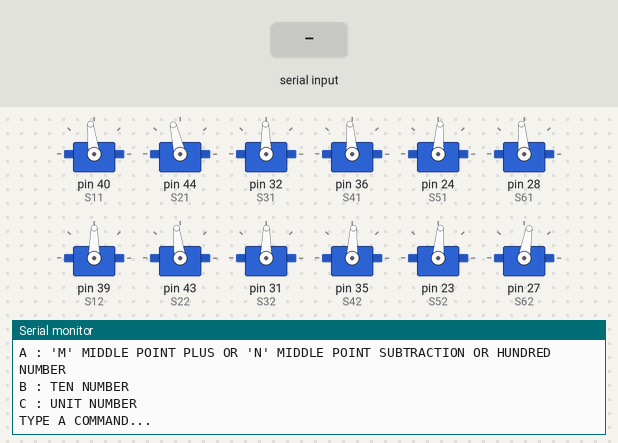
The sketch below on a simulated Arduino Mega 2560, built with avr-gcc and run on an emulated ATmega2560. Shown: 12 × servo, the last lines printed to the serial monitor. Inputs (shaded band) come from the test bench.

Above: at 1.2 s.
1.3 s: "30,150\n" received over Serial
At 1.7 s:
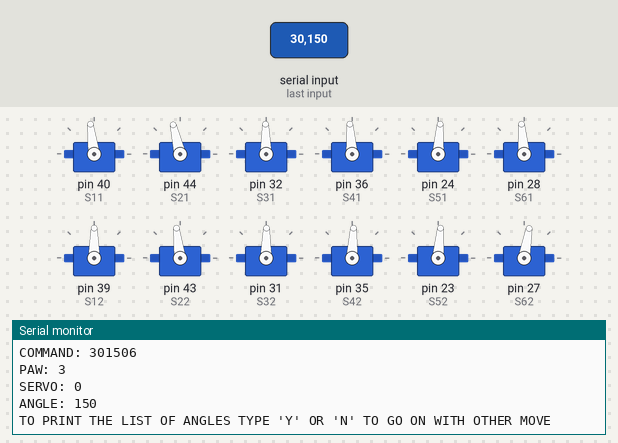
2.8 s: "Y90\n" received over Serial
At 4.05 s:
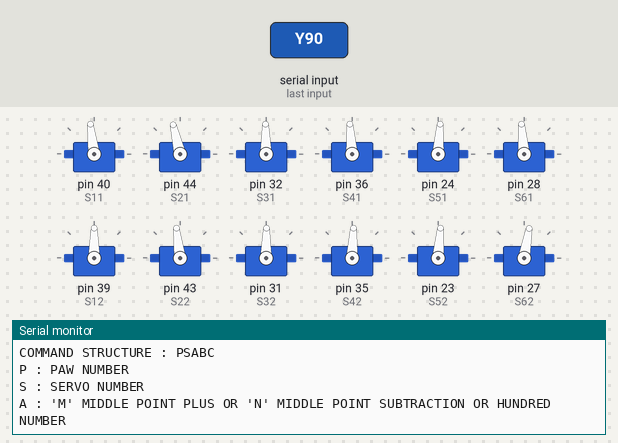
4.3 s: "Y,45\n" received over Serial
At 5.5 s:
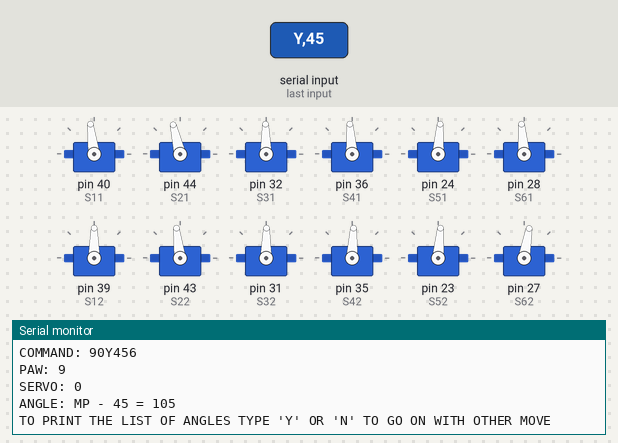
Timing chart, 0 to 7.3 s (numbered marks = the images above; inputs shaded):
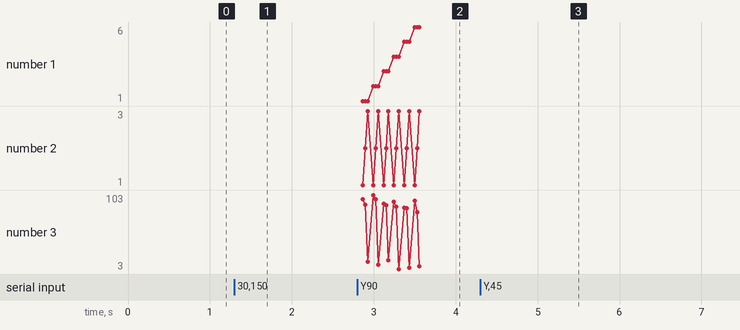

The sketch:

move_creator.ino
```cpp
//LIBRARIES
#include <Servo.h>

//GLOBAL VARIABLES
char input_console;
int string_cursor = 0;
int paw_selected;
int servo_selected;
int Angle;
int centinela;
int aux;
String aux2 = "";
void Sniffer();
void PrintList();
int CharParser(char in);
void CommandParser(int paw, int servo, int angle);

//PAW1            //PAW2            //PAW3            //PAW4            //PAW5            //PAW6
int mpS11 = 94;   int mpS21 = 104;  int mpS31 = 93;   int mpS41 = 94;   int mpS51 = 85;   int mpS61 = 100;
int mpS12 = 102;  int mpS22 = 109;  int mpS32 = 101;  int mpS42 = 100;  int mpS52 = 99;   int mpS62 = 90;
int mpS13 = 94;   int mpS23 = 93;   int mpS33 = 98;   int mpS43 = 89;   int mpS53 = 90;   int mpS63 = 90;
int s11i = 97;    int s21i = 103;   int s31i = 91;    int s41i = 94;    int s51i = 86;    int s61i = 95;
int s12i = 90;    int s22i = 97;    int s32i = 89;    int s42i = 87;    int s52i = 85;    int s62i = 80;
int s13i = 13;    int s23i = 9;     int s33i = 15;    int s43i = 3;     int s53i = 5;     int s63i = 7;

//SERVO-PAW DISCRIMINATI    |ON
//PAW1    //PAW2    //PAW3    //PAW4    //PAW5    //PAW6
Servo S11; Servo S21; Servo S31; Servo S41; Servo S51; Servo S61;
Servo S12; Servo S22; Servo S32; Servo S42; Servo S52; Servo S62;
Servo S13; Servo S23; Servo S33; Servo S43; Servo S53; Servo S63;

void setup() {
  //COMUNICATION INITIALIZATION
  Serial.begin(9600);
  //SERVO-PIN ATTACH
  //PAW1            //PAW2            //PAW3            //PAW4            //PAW5            //PAW6
  S11.attach(40);    S21.attach(44);    S31.attach(32);    S41.attach(36);   S51.attach(24);   S61.attach(28);
  S12.attach(39);    S22.attach(43);    S32.attach(31);    S42.attach(35);   S52.attach(23);   S62.attach(27);
  S13.attach(38);    S23.attach(42);    S33.attach(30);    S43.attach(34);   S53.attach(22);   S63.attach(26);
  S11.write(s11i);   S21.write(s21i);   S31.write(s31i);   S41.write(s41i);  S51.write(s51i);  S61.write(s61i);
  S12.write(s12i);   S22.write(s22i);   S32.write(s32i);   S42.write(s42i);  S52.write(s52i);  S62.write(s62i);
  S13.write(s13i);   S23.write(s23i);   S33.write(s33i);   S43.write(s43i);  S53.write(s53i);  S63.write(s63i);
  Serial.println("MOVES CREATOR");
  Serial.println("");
}

void loop() {
jump0:
  Serial.println("COMMAND STRUCTURE : PSABC");
  Serial.println("P : PAW NUMBER");
  Serial.println("S : SERVO NUMBER");
  Serial.println("A : 'M' MIDDLE POINT PLUS OR 'N' MIDDLE POINT SUBTRACTION OR HUNDRED NUMBER");
  Serial.println("B : TEN NUMBER");
  Serial.println("C : UNIT NUMBER");
  Serial.println("");
  Serial.println("TYPE A COMMAND...");
jump00:
  char configuration_word[4];
jump1:
  Sniffer();
  configuration_word[string_cursor] = input_console;
  string_cursor = string_cursor + 1;
  if (string_cursor < 5) {
    goto jump1;
  } else {
    goto jump2;
  }
jump2:
  string_cursor = 0;
  Serial.print("COMMAND: ");
  Serial.println(configuration_word);
  paw_selected = CharParser(configuration_word[0]);
  servo_selected = CharParser(configuration_word[1]);
  Serial.print("PAW: ");
  Serial.println(paw_selected);
  Serial.print("SERVO: ");
  Serial.println(servo_selected);
  Serial.print("ANGLE: ");
  if (isDigit(configuration_word[2])) {
    Angle = CharParser(configuration_word[2]) * 100;
    centinela = 1;
  } else {
    aux = CharParser(configuration_word[4]) + CharParser(configuration_word[3]) * 10;
    aux2 = configuration_word[2];
    if (aux2 == "M") {
      Serial.print("MP + ");
      Serial.print(aux);
      centinela = 1;
    } else {
      Serial.print("MP - ");
      Serial.print(aux);
      centinela = 2;
    }
    Serial.print(" = ");
    if (paw_selected == 1 && servo_selected == 1) {
      Angle = mpS11;
    }
    if (paw_selected == 1 && servo_selected == 2) {
      Angle = mpS12;
    }
    if (paw_selected == 1 && servo_selected == 3) {
      Angle = mpS13;
    }
    if (paw_selected == 2 && servo_selected == 1) {
      Angle = mpS21;
    }
    if (paw_selected == 2 && servo_selected == 2) {
      Angle = mpS22;
    }
    if (paw_selected == 2 && servo_selected == 3) {
      Angle = mpS13;
    }
    if (paw_selected == 3 && servo_selected == 1) {
      Angle = mpS31;
    }
    if (paw_selected == 3 && servo_selected == 2) {
      Angle = mpS32;
    }
    if (paw_selected == 3 && servo_selected == 3) {
      Angle = mpS33;
    }
    if (paw_selected == 4 && servo_selected == 1) {
      Angle = mpS41;
    }
    if (paw_selected == 4 && servo_selected == 2) {
      Angle = mpS42;
    }
    if (paw_selected == 4 && servo_selected == 3) {
      Angle = mpS43;
    }
    if (paw_selected == 5 && servo_selected == 1) {
      Angle = mpS51;
    }
    if (paw_selected == 5 && servo_selected == 2) {
      Angle = mpS52;
    }
    if (paw_selected == 5 && servo_selected == 3) {
      Angle = mpS53;
    }
    if (paw_selected == 6 && servo_selected == 1) {
      Angle = mpS61;
    }
    if (paw_selected == 6 && servo_selected == 2) {
      Angle = mpS62;
    }
    if (paw_selected == 6 && servo_selected == 3) {
      Angle = mpS63;
    }
  }
  if (centinela == 1) {
    Angle = Angle + CharParser(configuration_word[4]) + CharParser(configuration_word[3]) * 10;
  } else {
    Angle = Angle - CharParser(configuration_word[4]) - CharParser(configuration_word[3]) * 10;
  }

  Serial.println(Angle);
  if (Angle > 180) {
    Angle = 180;
  }
  CommandParser(paw_selected, servo_selected, Angle);
  Serial.println("TO PRINT THE LIST OF ANGLES TYPE 'Y' OR 'N' TO GO ON WITH OTHER MOVE");
  Serial.println("");
jump3:
  Sniffer();
  if (input_console == 'Y') {
    PrintList();
  } else if (input_console == 'N') {
    Serial.println("");
    goto jump00;
  } else {
    goto jump3;
  }
  delay(100);
}

//SNIFFER FUNCTION
void Sniffer() {
  input_console = 42; // ascii = *
leer:
  char a = (char)Serial.read();
  if (isUpperCase(a) || isDigit(a)) {
    input_console = a;
  } else {
    goto leer;
  }
}

//FUNCTION PARSER: CHAR TO INT
int CharParser(char in) {
  int result;
  String parser;
  parser = in;
  result = parser.toInt();
  return result;
}

void CommandParser(int paw, int servo, int angle) {
  if (paw == 1 && servo == 1) {
    S11.write(angle);
    s11i = angle;
  }
  if (paw == 1 && servo == 2) {
    S12.write(angle);
    s12i = angle;
  }
  if (paw == 1 && servo == 3) {
    S13.write(angle);
    s13i = angle;
  }
  if (paw == 2 && servo == 1) {
    S21.write(angle);
    s21i = angle;
  }
  if (paw == 2 && servo == 2) {
    S22.write(angle);
    s22i = angle;
  }
  if (paw == 2 && servo == 3) {
    S23.write(angle);
    s23i = angle;
  }
  if (paw == 3 && servo == 1) {
    S31.write(angle);
    s31i = angle;
  }
  if (paw == 3 && servo == 2) {
    S32.write(angle);
    s32i = angle;
  }
  if (paw == 3 && servo == 3) {
    S33.write(angle);
    s33i = angle;
  }
  if (paw == 4 && servo == 1) {
    S41.write(angle);
    s41i = angle;
  }
  if (paw == 4 && servo == 2) {
    S42.write(angle);
    s42i = angle;
  }
  if (paw == 4 && servo == 3) {
    S43.write(angle);
    s43i = angle;
  }
  if (paw == 5 && servo == 1) {
    S51.write(angle);
    s51i = angle;
  }
  if (paw == 5 && servo == 2) {
    S52.write(angle);
    s52i = angle;
  }
  if (paw == 5 && servo == 3) {
    S53.write(angle);
    s53i = angle;
  }
  if (paw == 6 && servo == 1) {
    S61.write(angle);
    s61i = angle;
  }
  if (paw == 6 && servo == 2) {
    S62.write(angle);
    s62i = angle;
  }
  if (paw == 6 && servo == 3) {
    S63.write(angle);
    s63i = angle;
  }
}

void PrintList() {
  String row;
  Serial.println("  PAW  |  SERVO  |  ANGLE");
  Serial.println("---------------------------------");
  row = "   1   |    1    |       " + String(s11i);
  Serial.println(row);
  row = "   1   |    2    |       " + String(s12i);
  Serial.println(row);
  row = "   1   |    3    |       " + String(s13i);
  Serial.println(row);
  Serial.println("---------------------------------");
  row = "   2   |    1    |       " + String(s21i);
  Serial.println(row);
  row = "   2   |    2    |       " + String(s22i);
  Serial.println(row);
  row = "   2   |    3    |       " + String(s23i);
  Serial.println(row);
  Serial.println("---------------------------------");
  row = "   3   |    1    |       " + String(s31i);
  Serial.println(row);
  row = "   3   |    2    |       " + String(s32i);
  Serial.println(row);
  row = "   3   |    3    |       " + String(s33i);
  Serial.println(row);
  Serial.println("---------------------------------");
  row = "   4   |    1    |       " + String(s41i);
  Serial.println(row);
  row = "   4   |    2    |       " + String(s42i);
  Serial.println(row);
  row = "   4   |    3    |       " + String(s43i);
  Serial.println(row);
  Serial.println("---------------------------------");
  row = "   5   |    1    |       " + String(s51i);
  Serial.println(row);
  row = "   5   |    2    |       " + String(s52i);
  Serial.println(row);
  row = "   5   |    3    |       " + String(s53i);
  Serial.println(row);
  Serial.println("---------------------------------");
  row = "   6   |    1    |       " + String(s61i);
  Serial.println(row);
  row = "   6   |    2    |       " + String(s62i);
  Serial.println(row);
  row = "   6   |    3    |       " + String(s63i);
  Serial.println(row);
  Serial.println("---------------------------------");
  Serial.println("");


  Serial.print("//11");
  if (s11i > 99) {
    Serial.print(s11i);
    Serial.print("N");
  } else if (s11i > 9) {
    Serial.print("0");
    Serial.print(s11i);
    Serial.print("N");
  } else {
    Serial.print("00");
    Serial.print(s11i);
    Serial.print("N");
  }
  Serial.print("12");
  if (s12i > 99) {
    Serial.print(s12i);
    Serial.print("N");
  } else if (s12i > 9) {
    Serial.print("0");
    Serial.print(s12i);
    Serial.print("N");
  } else {
    Serial.print("00");
    Serial.print(s12i);
    Serial.print("N");
  }
  Serial.print("13");
  if (s13i > 99) {
    Serial.print(s13i);
    Serial.print("N");
  } else if (s13i > 9) {
    Serial.print("0");
    Serial.print(s13i);
    Serial.print("N");
  } else {
    Serial.print("00");
    Serial.print(s13i);
    Serial.print("N");
  }

  Serial.print("21");
  if (s21i > 99) {
    Serial.print(s21i);
    Serial.print("N");
  } else if (s21i > 9) {
    Serial.print("0");
    Serial.print(s21i);
    Serial.print("N");
  } else {
    Serial.print("00");
    Serial.print(s21i);
    Serial.print("N");
  }
  Serial.print("22");
  if (s22i > 99) {
    Serial.print(s22i);
    Serial.print("N");
  } else if (s22i > 9) {
    Serial.print("0");
    Serial.print(s22i);
    Serial.print("N");
  } else {
    Serial.print("00");
    Serial.print(s22i);
    Serial.print("N");
  }
  Serial.print("23");
  if (s23i > 99) {
    Serial.print(s23i);
    Serial.print("N");
  } else if (s23i > 9) {
    Serial.print("0");
    Serial.print(s23i);
    Serial.print("N");
  } else {
    Serial.print("00");
    Serial.print(s23i);
    Serial.print("N");
  }
  Serial.print("31");
  if (s31i > 99) {
    Serial.print(s31i);
    Serial.print("N");
  } else if (s31i > 9) {
    Serial.print("0");
    Serial.print(s31i);
    Serial.print("N");
  } else {
    Serial.print("00");
    Serial.print(s31i);
    Serial.print("N");
  }
  Serial.print("32");
  if (s32i > 99) {
    Serial.print(s32i);
    Serial.print("N");
  } else if (s32i > 9) {
    Serial.print("0");
    Serial.print(s32i);
    Serial.print("N");
  } else {
    Serial.print("00");
    Serial.print(s32i);
    Serial.print("N");
  }
  Serial.print("33");
  if (s33i > 99) {
    Serial.print(s33i);
    Serial.println("N");
  } else if (s33i > 9) {
    Serial.print("0");
    Serial.print(s33i);
    Serial.println("N");
  } else {
    Serial.print("00");
    Serial.print(s33i);
    Serial.println("N");
  }
  Serial.print("//41");
  if (s41i > 99) {
    Serial.print(s41i);
    Serial.print("N");
  } else if (s41i > 9) {
    Serial.print("0");
    Serial.print(s41i);
    Serial.print("N");
  } else {
    Serial.print("00");
    Serial.print(s41i);
    Serial.print("N");
  }
  Serial.print("42");
  if (s42i > 99) {
    Serial.print(s42i);
    Serial.print("N");
  } else if (s42i > 9) {
    Serial.print("0");
    Serial.print(s42i);
    Serial.print("N");
  } else {
    Serial.print("00");
    Serial.print(s42i);
    Serial.print("N");
  }
  Serial.print("43");
  if (s43i > 99) {
    Serial.print(s43i);
    Serial.print("N");
  } else if (s43i > 9) {
    Serial.print("0");
    Serial.print(s43i);
    Serial.print("N");
  } else {
    Serial.print("00");
    Serial.print(s43i);
    Serial.print("N");
  }
  Serial.print("51");
  if (s51i > 99) {
    Serial.print(s51i);
    Serial.print("N");
  } else if (s51i > 9) {
    Serial.print("0");
    Serial.print(s51i);
    Serial.print("N");
  } else {
    Serial.print("00");
    Serial.print(s51i);
    Serial.print("N");
  }
  Serial.print("52");
  if (s52i > 99) {
    Serial.print(s52i);
    Serial.print("N");
  } else if (s52i > 9) {
    Serial.print("0");
    Serial.print(s52i);
    Serial.print("N");
  } else {
    Serial.print("00");
    Serial.print(s52i);
    Serial.print("N");
  }
  Serial.print("53");
  if (s53i > 99) {
    Serial.print(s53i);
    Serial.print("N");
  } else if (s53i > 9) {
    Serial.print("0");
    Serial.print(s53i);
    Serial.print("N");
  } else {
    Serial.print("00");
    Serial.print(s53i);
    Serial.print("N");
  }

  Serial.print("61");
  if (s61i > 99) {
    Serial.print(s61i);
    Serial.print("N");
  } else if (s61i > 9) {
    Serial.print("0");
    Serial.print(s61i);
    Serial.print("N");
  } else {
    Serial.print("00");
    Serial.print(s61i);
    Serial.print("N");
  }
  Serial.print("62");
  if (s62i > 99) {
    Serial.print(s62i);
    Serial.print("N");
  } else if (s62i > 9) {
    Serial.print("0");
    Serial.print(s62i);
    Serial.print("N");
  } else {
    Serial.print("00");
    Serial.print(s62i);
    Serial.print("N");
  }
  Serial.print("63");
  if (s63i > 99) {
    Serial.print(s63i);
    Serial.println("N");
  } else if (s63i > 9) {
    Serial.print("0");
    Serial.print(s63i);
    Serial.println("N");
  } else {
    Serial.print("00");
    Serial.print(s63i);
    Serial.println("N");
  }
  Serial.print("MoveCommand( "); Serial.print(String(s11i) + ", "); Serial.print(String(s21i) + ", "); Serial.print(String(s31i) + ", "); Serial.print(String(s41i) + ", "); Serial.print(String(s51i) + ", "); Serial.println(String(s61i) + ", ");
  Serial.print("             "); Serial.print(String(s12i) + ", "); Serial.print(String(s22i) + ", "); Serial.print(String(s32i) + ", "); Serial.print(String(s42i) + ", "); Serial.print(String(s52i) + ", "); Serial.println(String(s62i) + ", ");
  Serial.print("             "); Serial.print(String(s13i) + ", "); Serial.print(String(s23i) + ", "); Serial.print(String(s33i) + ", "); Serial.print(String(s43i) + ", "); Serial.print(String(s53i) + ", "); Serial.println(String(s63i) + ", ");
  Serial.print("             "); Serial.println("10);"); Serial.println("");
}
```

Measured:
- after the input at 1.3 s, the serial monitor: prints a new line at once (image 1)
- after the input at 2.8 s, the serial monitor: prints a new line at once (image 2)
- after the input at 4.3 s, the serial monitor: prints a new line at once (image 3)
